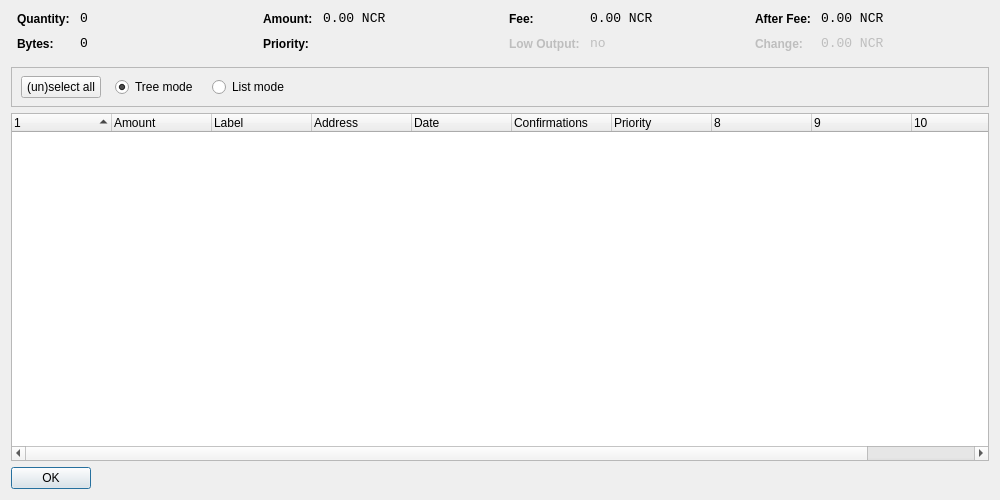
<?xml version="1.0" encoding="UTF-8"?>
<ui version="4.0">
 <class>CoinControlDialog</class>
 <widget class="QDialog" name="CoinControlDialog">
  <property name="geometry">
   <rect>
    <x>0</x>
    <y>0</y>
    <width>1000</width>
    <height>500</height>
   </rect>
  </property>
  <property name="windowTitle">
   <string>Coin Control</string>
  </property>
  <layout class="QVBoxLayout" name="verticalLayout">
   <item>
    <layout class="QHBoxLayout" name="horizontalLayoutTop" stretch="0,0,0,0">
     <property name="topMargin">
      <number>0</number>
     </property>
     <property name="bottomMargin">
      <number>10</number>
     </property>
     <item>
      <layout class="QFormLayout" name="formLayoutCoinControl1">
       <property name="horizontalSpacing">
        <number>10</number>
       </property>
       <property name="verticalSpacing">
        <number>10</number>
       </property>
       <property name="leftMargin">
        <number>6</number>
       </property>
       <property name="rightMargin">
        <number>6</number>
       </property>
       <item row="0" column="0">
        <widget class="QLabel" name="labelCoinControlQuantityText">
         <property name="styleSheet">
          <string notr="true">font-weight:bold;</string>
         </property>
         <property name="text">
          <string>Quantity:</string>
         </property>
        </widget>
       </item>
       <item row="0" column="1">
        <widget class="QLabel" name="labelCoinControlQuantity">
         <property name="font">
          <font>
           <family>Monospace</family>
           <pointsize>10</pointsize>
          </font>
         </property>
         <property name="cursor">
          <cursorShape>IBeamCursor</cursorShape>
         </property>
         <property name="contextMenuPolicy">
          <enum>Qt::ActionsContextMenu</enum>
         </property>
         <property name="text">
          <string notr="true">0</string>
         </property>
         <property name="textInteractionFlags">
          <set>Qt::LinksAccessibleByMouse|Qt::TextSelectableByKeyboard|Qt::TextSelectableByMouse</set>
         </property>
        </widget>
       </item>
       <item row="1" column="0">
        <widget class="QLabel" name="labelCoinControlBytesText">
         <property name="styleSheet">
          <string notr="true">font-weight:bold;</string>
         </property>
         <property name="text">
          <string>Bytes:</string>
         </property>
        </widget>
       </item>
       <item row="1" column="1">
        <widget class="QLabel" name="labelCoinControlBytes">
         <property name="font">
          <font>
           <family>Monospace</family>
           <pointsize>10</pointsize>
          </font>
         </property>
         <property name="cursor">
          <cursorShape>IBeamCursor</cursorShape>
         </property>
         <property name="contextMenuPolicy">
          <enum>Qt::ActionsContextMenu</enum>
         </property>
         <property name="text">
          <string notr="true">0</string>
         </property>
         <property name="textInteractionFlags">
          <set>Qt::LinksAccessibleByMouse|Qt::TextSelectableByKeyboard|Qt::TextSelectableByMouse</set>
         </property>
        </widget>
       </item>
      </layout>
     </item>
     <item>
      <layout class="QFormLayout" name="formLayoutCoinControl2">
       <property name="horizontalSpacing">
        <number>10</number>
       </property>
       <property name="verticalSpacing">
        <number>10</number>
       </property>
       <property name="leftMargin">
        <number>6</number>
       </property>
       <property name="rightMargin">
        <number>6</number>
       </property>
       <item row="0" column="0">
        <widget class="QLabel" name="labelCoinControlAmountText">
         <property name="styleSheet">
          <string notr="true">font-weight:bold;</string>
         </property>
         <property name="text">
          <string>Amount:</string>
         </property>
        </widget>
       </item>
       <item row="0" column="1">
        <widget class="QLabel" name="labelCoinControlAmount">
         <property name="font">
          <font>
           <family>Monospace</family>
           <pointsize>10</pointsize>
          </font>
         </property>
         <property name="cursor">
          <cursorShape>IBeamCursor</cursorShape>
         </property>
         <property name="contextMenuPolicy">
          <enum>Qt::ActionsContextMenu</enum>
         </property>
         <property name="text">
          <string notr="true">0.00 NCR</string>
         </property>
         <property name="textInteractionFlags">
          <set>Qt::LinksAccessibleByMouse|Qt::TextSelectableByKeyboard|Qt::TextSelectableByMouse</set>
         </property>
        </widget>
       </item>
       <item row="1" column="0">
        <widget class="QLabel" name="labelCoinControlPriorityText">
         <property name="styleSheet">
          <string notr="true">font-weight:bold;</string>
         </property>
         <property name="text">
          <string>Priority:</string>
         </property>
        </widget>
       </item>
       <item row="1" column="1">
        <widget class="QLabel" name="labelCoinControlPriority">
         <property name="font">
          <font>
           <family>Monospace</family>
           <pointsize>10</pointsize>
          </font>
         </property>
         <property name="cursor">
          <cursorShape>IBeamCursor</cursorShape>
         </property>
         <property name="contextMenuPolicy">
          <enum>Qt::ActionsContextMenu</enum>
         </property>
         <property name="text">
          <string/>
         </property>
         <property name="textInteractionFlags">
          <set>Qt::LinksAccessibleByMouse|Qt::TextSelectableByKeyboard|Qt::TextSelectableByMouse</set>
         </property>
        </widget>
       </item>
      </layout>
     </item>
     <item>
      <layout class="QFormLayout" name="formLayoutCoinControl3">
       <property name="horizontalSpacing">
        <number>10</number>
       </property>
       <property name="verticalSpacing">
        <number>10</number>
       </property>
       <property name="leftMargin">
        <number>6</number>
       </property>
       <property name="rightMargin">
        <number>6</number>
       </property>
       <item row="0" column="0">
        <widget class="QLabel" name="labelCoinControlFeeText">
         <property name="styleSheet">
          <string notr="true">font-weight:bold;</string>
         </property>
         <property name="text">
          <string>Fee:</string>
         </property>
        </widget>
       </item>
       <item row="0" column="1">
        <widget class="QLabel" name="labelCoinControlFee">
         <property name="font">
          <font>
           <family>Monospace</family>
           <pointsize>10</pointsize>
          </font>
         </property>
         <property name="cursor">
          <cursorShape>IBeamCursor</cursorShape>
         </property>
         <property name="contextMenuPolicy">
          <enum>Qt::ActionsContextMenu</enum>
         </property>
         <property name="text">
          <string notr="true">0.00 NCR</string>
         </property>
         <property name="textInteractionFlags">
          <set>Qt::LinksAccessibleByMouse|Qt::TextSelectableByKeyboard|Qt::TextSelectableByMouse</set>
         </property>
        </widget>
       </item>
       <item row="1" column="0">
        <widget class="QLabel" name="labelCoinControlLowOutputText">
         <property name="enabled">
          <bool>false</bool>
         </property>
         <property name="styleSheet">
          <string notr="true">font-weight:bold;</string>
         </property>
         <property name="text">
          <string>Low Output:</string>
         </property>
        </widget>
       </item>
       <item row="1" column="1">
        <widget class="QLabel" name="labelCoinControlLowOutput">
         <property name="enabled">
          <bool>false</bool>
         </property>
         <property name="font">
          <font>
           <family>Monospace</family>
           <pointsize>10</pointsize>
          </font>
         </property>
         <property name="cursor">
          <cursorShape>IBeamCursor</cursorShape>
         </property>
         <property name="contextMenuPolicy">
          <enum>Qt::ActionsContextMenu</enum>
         </property>
         <property name="text">
          <string notr="true">no</string>
         </property>
         <property name="textInteractionFlags">
          <set>Qt::LinksAccessibleByMouse|Qt::TextSelectableByKeyboard|Qt::TextSelectableByMouse</set>
         </property>
        </widget>
       </item>
      </layout>
     </item>
     <item>
      <layout class="QFormLayout" name="formLayoutCoinControl4">
       <property name="horizontalSpacing">
        <number>10</number>
       </property>
       <property name="verticalSpacing">
        <number>10</number>
       </property>
       <property name="leftMargin">
        <number>6</number>
       </property>
       <property name="rightMargin">
        <number>6</number>
       </property>
       <item row="0" column="0">
        <widget class="QLabel" name="labelCoinControlAfterFeeText">
         <property name="styleSheet">
          <string notr="true">font-weight:bold;</string>
         </property>
         <property name="text">
          <string>After Fee:</string>
         </property>
        </widget>
       </item>
       <item row="0" column="1">
        <widget class="QLabel" name="labelCoinControlAfterFee">
         <property name="font">
          <font>
           <family>Monospace</family>
           <pointsize>10</pointsize>
          </font>
         </property>
         <property name="cursor">
          <cursorShape>IBeamCursor</cursorShape>
         </property>
         <property name="contextMenuPolicy">
          <enum>Qt::ActionsContextMenu</enum>
         </property>
         <property name="text">
          <string notr="true">0.00 NCR</string>
         </property>
         <property name="textInteractionFlags">
          <set>Qt::LinksAccessibleByMouse|Qt::TextSelectableByKeyboard|Qt::TextSelectableByMouse</set>
         </property>
        </widget>
       </item>
       <item row="1" column="0">
        <widget class="QLabel" name="labelCoinControlChangeText">
         <property name="enabled">
          <bool>false</bool>
         </property>
         <property name="styleSheet">
          <string notr="true">font-weight:bold;</string>
         </property>
         <property name="text">
          <string>Change:</string>
         </property>
        </widget>
       </item>
       <item row="1" column="1">
        <widget class="QLabel" name="labelCoinControlChange">
         <property name="enabled">
          <bool>false</bool>
         </property>
         <property name="font">
          <font>
           <family>Monospace</family>
           <pointsize>10</pointsize>
          </font>
         </property>
         <property name="cursor">
          <cursorShape>IBeamCursor</cursorShape>
         </property>
         <property name="contextMenuPolicy">
          <enum>Qt::ActionsContextMenu</enum>
         </property>
         <property name="text">
          <string notr="true">0.00 NCR</string>
         </property>
         <property name="textInteractionFlags">
          <set>Qt::LinksAccessibleByMouse|Qt::TextSelectableByKeyboard|Qt::TextSelectableByMouse</set>
         </property>
        </widget>
       </item>
      </layout>
     </item>
    </layout>
   </item>
   <item>
    <widget class="QFrame" name="frame">
     <property name="minimumSize">
      <size>
       <width>0</width>
       <height>40</height>
      </size>
     </property>
     <property name="frameShape">
      <enum>QFrame::StyledPanel</enum>
     </property>
     <property name="frameShadow">
      <enum>QFrame::Sunken</enum>
     </property>
     <widget class="QWidget" name="horizontalLayoutWidget">
      <property name="geometry">
       <rect>
        <x>10</x>
        <y>0</y>
        <width>781</width>
        <height>41</height>
       </rect>
      </property>
      <layout class="QHBoxLayout" name="horizontalLayoutPanel" stretch="0,0,0,0,0">
       <property name="spacing">
        <number>14</number>
       </property>
       <item>
        <widget class="QPushButton" name="pushButtonSelectAll">
         <property name="sizePolicy">
          <sizepolicy hsizetype="Maximum" vsizetype="Fixed">
           <horstretch>0</horstretch>
           <verstretch>0</verstretch>
          </sizepolicy>
         </property>
         <property name="text">
          <string>(un)select all</string>
         </property>
        </widget>
       </item>
       <item>
        <widget class="QRadioButton" name="radioTreeMode">
         <property name="sizePolicy">
          <sizepolicy hsizetype="Maximum" vsizetype="Fixed">
           <horstretch>0</horstretch>
           <verstretch>0</verstretch>
          </sizepolicy>
         </property>
         <property name="text">
          <string>Tree mode</string>
         </property>
         <property name="checked">
          <bool>true</bool>
         </property>
        </widget>
       </item>
       <item>
        <widget class="QRadioButton" name="radioListMode">
         <property name="sizePolicy">
          <sizepolicy hsizetype="Maximum" vsizetype="Fixed">
           <horstretch>0</horstretch>
           <verstretch>0</verstretch>
          </sizepolicy>
         </property>
         <property name="text">
          <string>List mode</string>
         </property>
        </widget>
       </item>
       <item>
        <spacer name="horizontalSpacer">
         <property name="orientation">
          <enum>Qt::Horizontal</enum>
         </property>
         <property name="sizeHint" stdset="0">
          <size>
           <width>40</width>
           <height>20</height>
          </size>
         </property>
        </spacer>
       </item>
      </layout>
     </widget>
    </widget>
   </item>
   <item>
    <widget class="CoinControlTreeWidget" name="treeWidget">
     <property name="contextMenuPolicy">
      <enum>Qt::CustomContextMenu</enum>
     </property>
     <property name="sortingEnabled">
      <bool>false</bool>
     </property>
     <property name="columnCount">
      <number>11</number>
     </property>
     <attribute name="headerShowSortIndicator" stdset="0">
      <bool>true</bool>
     </attribute>
     <attribute name="headerStretchLastSection">
      <bool>false</bool>
     </attribute>
     <column>
      <property name="text">
       <string/>
      </property>
     </column>
     <column>
      <property name="text">
       <string>Amount</string>
      </property>
     </column>
     <column>
      <property name="text">
       <string>Label</string>
      </property>
     </column>
     <column>
      <property name="text">
       <string>Address</string>
      </property>
     </column>
     <column>
      <property name="text">
       <string>Date</string>
      </property>
     </column>
     <column>
      <property name="text">
       <string>Confirmations</string>
      </property>
      <property name="toolTip">
       <string>Confirmed</string>
      </property>
     </column>
     <column>
      <property name="text">
       <string>Priority</string>
      </property>
     </column>
     <column>
      <property name="text">
       <string/>
      </property>
     </column>
     <column>
      <property name="text">
       <string/>
      </property>
     </column>
     <column>
      <property name="text">
       <string/>
      </property>
     </column>
     <column>
      <property name="text">
       <string/>
      </property>
     </column>
    </widget>
   </item>
   <item>
    <widget class="QDialogButtonBox" name="buttonBox">
     <property name="sizePolicy">
      <sizepolicy hsizetype="Maximum" vsizetype="Fixed">
       <horstretch>0</horstretch>
       <verstretch>0</verstretch>
      </sizepolicy>
     </property>
     <property name="orientation">
      <enum>Qt::Horizontal</enum>
     </property>
     <property name="standardButtons">
      <set>QDialogButtonBox::Ok</set>
     </property>
    </widget>
   </item>
  </layout>
 </widget>
 <customwidgets>
  <customwidget>
   <class>CoinControlTreeWidget</class>
   <extends>QTreeWidget</extends>
   <header>coincontroltreewidget.h</header>
  </customwidget>
 </customwidgets>
 <resources/>
 <connections/>
</ui>
